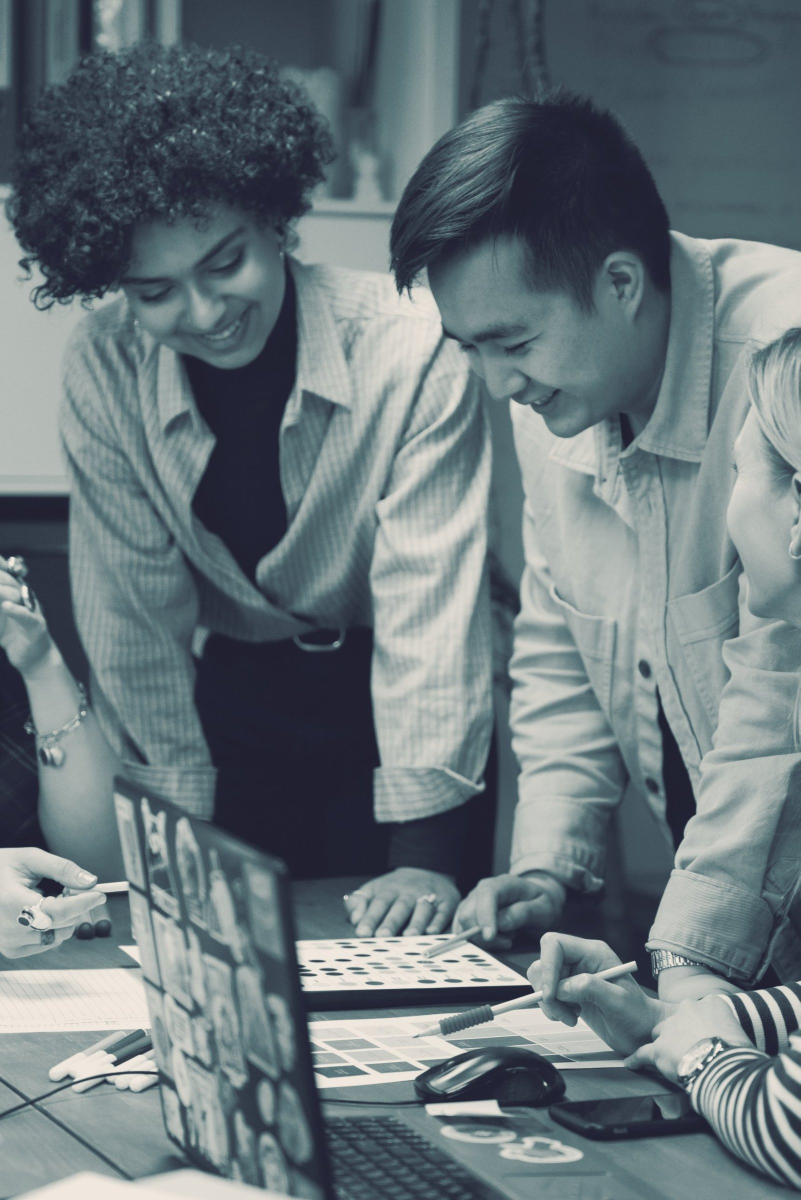
#> input picture videos/teamtailor-header/brand/Equipo_Marketing_Tessera.jpg, 1601 x 2400 px, given in place of Oficina_Tesserers.jpg, which was not available (shown at 1/2 size)
$ python prep_spot.py ../brand/Equipo_Marketing_Tessera.jpg ../brand/Oficina_Minimalista_Tessera.jpg
#> lines starting #> are read from the running program, lines starting #| are printed output that depends on the picture
"""Encuadres del spot. Uso: python3 -I scripts/prep_spot.py <origen> <destino>

Salen un 15 % más grandes que el hueco donde van (1920x1080, 640x1080 o 960x1080), para que
la cámara pueda moverse sin que el navegador amplíe la foto más de la cuenta.
"""
import sys, os
from PIL import Image, ImageFilter

SRC = {
    "equipo": "Equipo_Marketing_Tessera.jpg", "oficina": "Oficina_Minimalista_Tessera.jpg",
    "ciudad": "Ciudad_Luces_Tessera.jpg", "granvia": "Madrid_GranVia_Tessera.jpg",
    "molinos": "Molinos_Tessera.jpg", "reunion": "Reunion_Equipo_Tessera.jpg",
    "despacho": "Despacho_Tessera.jpg", "tesserers": "Oficina_Tesserers.jpg",
}
K = 1.15
SIZE = {"full": (1920, 1080), "p3": (640, 1080), "p2": (960, 1080)}
# nombre: (foto, formato, cx, cy, zoom)
SHOTS = {
    "full-tesserers": ("tesserers", "full", 0.50, 0.50, 1.0),
    "full-ciudad":    ("ciudad",    "full", 0.50, 0.62, 1.0),
    "full-reunion":   ("reunion",   "full", 0.50, 0.56, 1.0),
    "full-equipo":    ("equipo",    "full", 0.50, 0.30, 1.0),
    "full-molinos":   ("molinos",   "full", 0.55, 0.46, 1.0),
    "full-oficina":   ("oficina",   "full", 0.50, 0.66, 1.0),
    "p3-equipo-ella": ("equipo",    "p3", 0.30, 0.28, 1.5),
    "p3-ciudad":      ("ciudad",    "p3", 0.40, 0.62, 1.0),
    "p3-oficina":     ("oficina",   "p3", 0.72, 0.64, 1.3),
    "p2-despacho":    ("despacho",  "p2", 0.66, 0.40, 1.2),
    "p2-molinos":     ("molinos",   "p2", 0.68, 0.48, 1.0),
    "p3-granvia":     ("granvia",   "p3", 0.40, 0.72, 1.0),
    "p3-tesserers":   ("tesserers", "p3", 0.66, 0.55, 1.0),
    "p3-reunion":     ("reunion",   "p3", 0.50, 0.56, 1.4),
    "p2-ciudad":      ("ciudad",    "p2", 0.30, 0.72, 1.5),
    "p2-despacho-b":  ("despacho",  "p2", 0.45, 0.66, 1.0),
    "p3-molinos":     ("molinos",   "p3", 0.70, 0.50, 1.0),
    "p3-equipo-el":   ("equipo",    "p3", 0.72, 0.28, 1.5),
    "p3-granvia-b":   ("granvia",   "p3", 0.30, 0.50, 1.2),
}

src, dst = sys.argv[1], sys.argv[2]
os.makedirs(dst, exist_ok=True)
for name, (pid, fmt, cx, cy, zoom) in SHOTS.items():
    im = Image.open(os.path.join(src, SRC[pid])).convert("RGB")
#> im is the input picture: PIL image 1601x2400 RGB; mean R, G, B 105.8, 118.4, 123
    W, H = im.size
#> W = 1601; H = 2400
    w, h = [round(v * K) for v in SIZE[fmt]]
    s = max(w / W, h / H) * zoom
#> s = 1.38
    sw, sh = w / s, h / s
#> sw = 1601; sh = 900.6
    x0 = min(max(cx * W - sw / 2, 0), W - sw)
#> x0 = 0
    y0 = min(max(cy * H - sh / 2, 0), H - sh)
#> y0 = 749.7
    out = im.resize((w, h), Image.LANCZOS, box=(x0, y0, x0 + sw, y0 + sh))
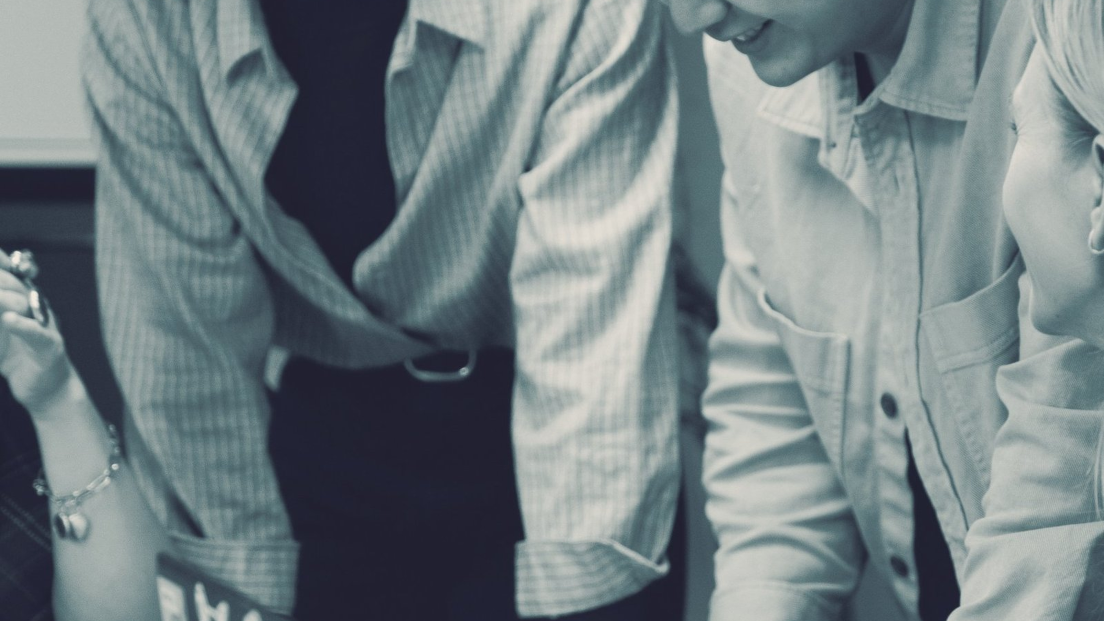
#> out: PIL image 2208x1242 RGB (shown at 1/2 size); mean R, G, B 114.8, 127.4, 130.8
    if s > 1:
        out = out.filter(ImageFilter.UnsharpMask(radius=1.2, percent=60, threshold=2))
    out.save(os.path.join(dst, name + ".jpg"), quality=88)
    print("%-18s %s ampliación x%.2f" % (name, fmt, s))
#| full-tesserers     full ampliación x1.38
#> pass 2 of the loop `for name, (pid, fmt, cx, cy, zoom) in SHOTS.items():`:
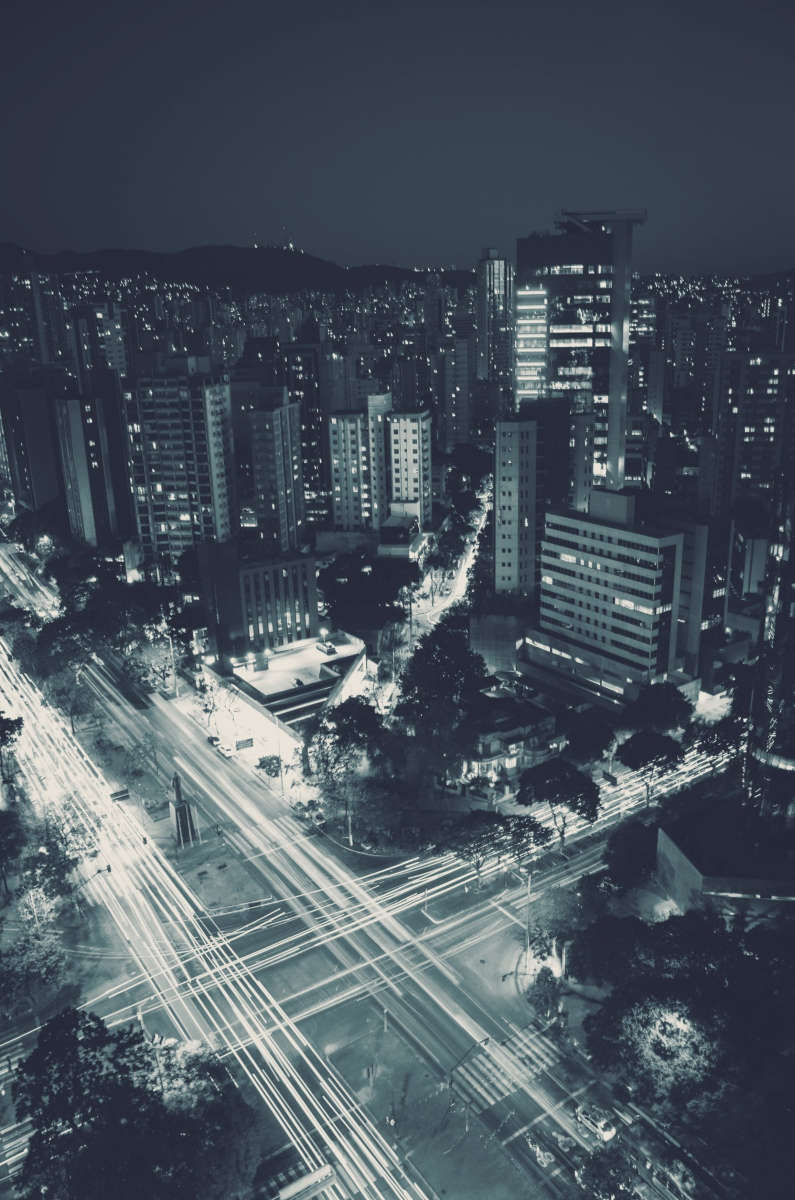
#> input picture videos/teamtailor-header/brand/Ciudad_Luces_Tessera.jpg, 1589 x 2400 px, found by its file name (shown at 1/2 size)
#> im is the input picture: PIL image 1589x2400 RGB; mean R, G, B 73.1, 83.5, 92.9
#> `out = im.resize((w, h), Image.LANCZOS, box=(x0, y0, x0 + sw, y0 + sh))`:
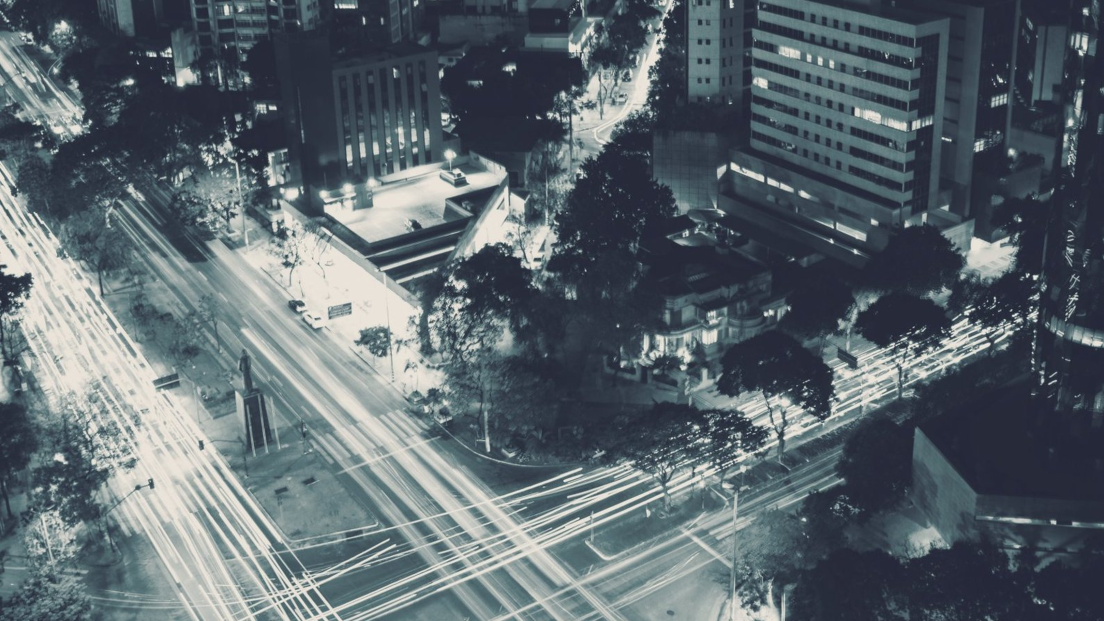
#> out: PIL image 2208x1242 RGB (shown at 1/2 size); mean R, G, B 91.3, 101.9, 108.8
#| full-ciudad        full ampliación x1.39
#> pass 3 of the loop `for name, (pid, fmt, cx, cy, zoom) in SHOTS.items():`:
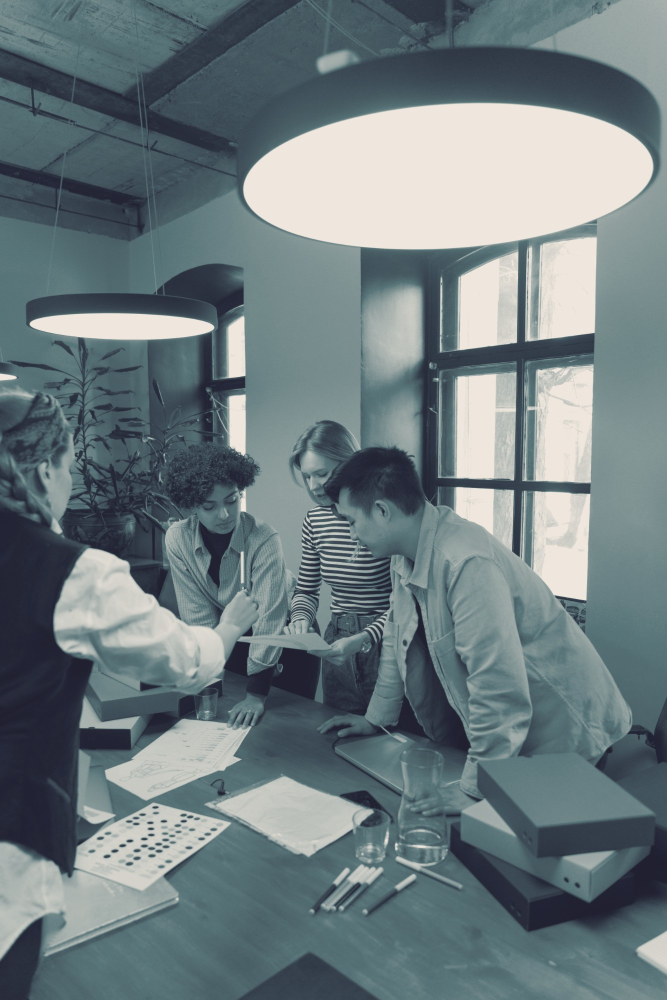
#> input picture videos/teamtailor-header/brand/Reunion_Equipo_Tessera.jpg, 1334 x 2000 px, found by its file name (shown at 1/2 size)
#> im is the input picture: PIL image 1334x2000 RGB; mean R, G, B 109.5, 123.7, 127.4
#> `out = im.resize((w, h), Image.LANCZOS, box=(x0, y0, x0 + sw, y0 + sh))`:
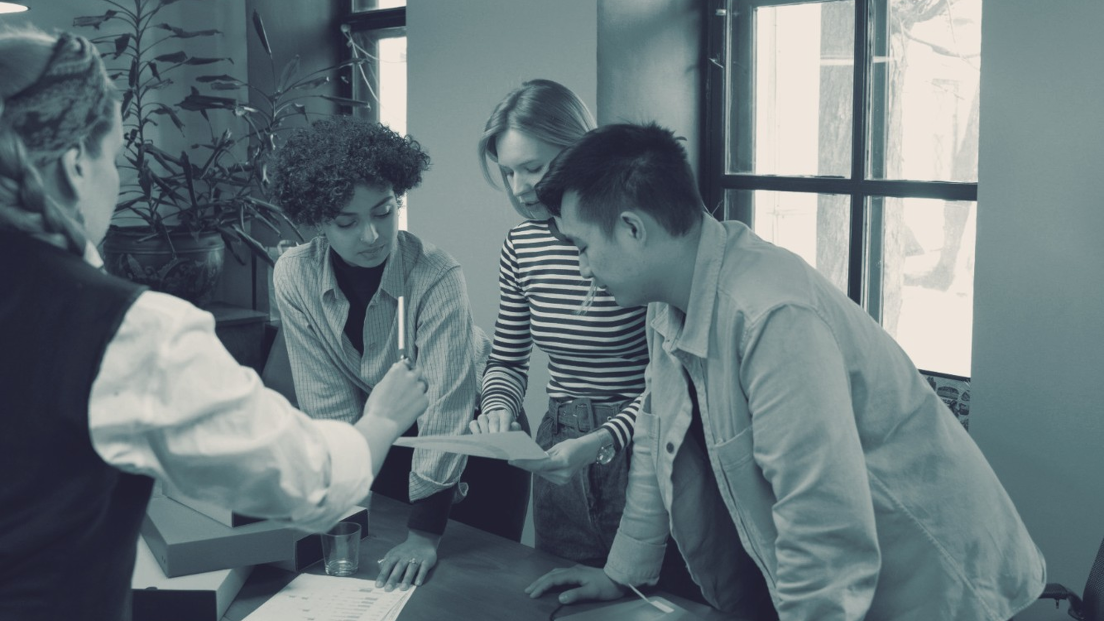
#> out: PIL image 2208x1242 RGB (shown at 1/2 size); mean R, G, B 104.3, 118.2, 122.7
#| full-reunion       full ampliación x1.66
#> the loop made 19 passes; the first 3 are shown
